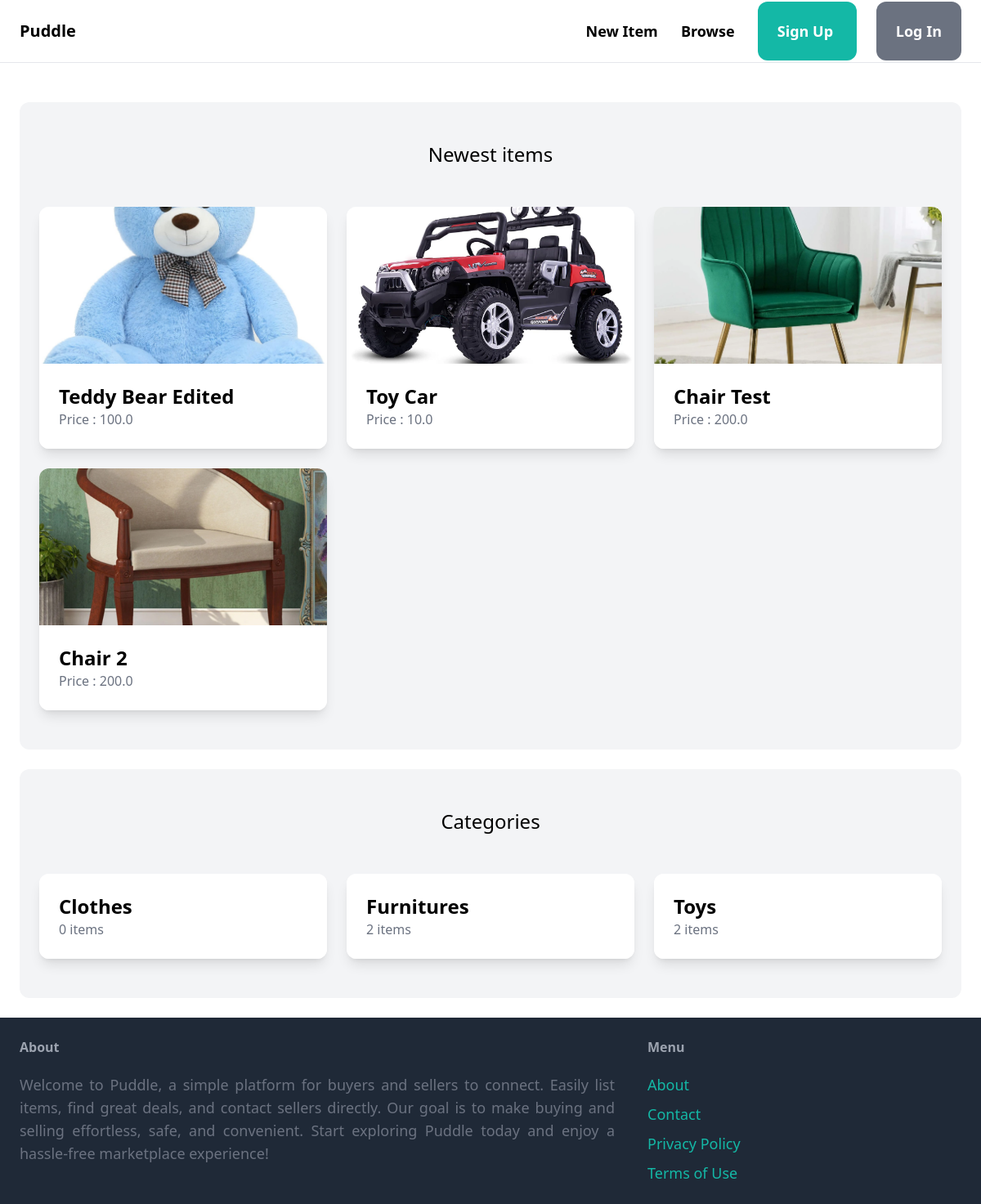
Before: / with the older database file.
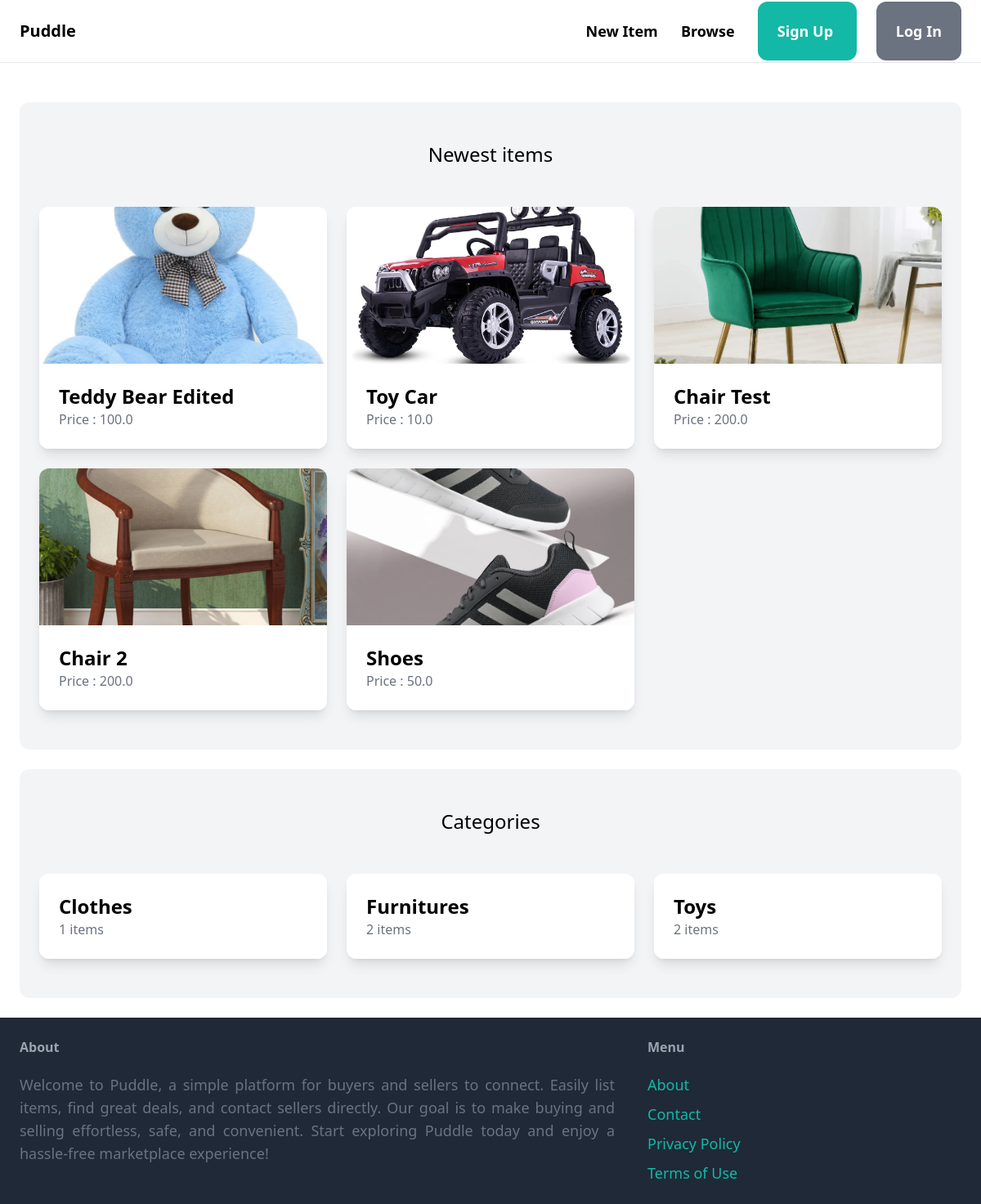
After: the same page with the newer database file.
### item/models.py (models this page shows, shortened)
class Item(models.Model):
    category = models.ForeignKey(Category,related_name='items',on_delete=models.CASCADE)
    name = models.CharField(max_length=255)
    description = models.TextField(blank=True, null=True)
    price = models.FloatField()
    image = models.ImageField(upload_to='item_images',blank=True,null=True)
    is_sold = models.BooleanField(default=False)
    created_by = models.ForeignKey(User,related_name='items',on_delete=models.CASCADE)
    created_at = models.DateTimeField(auto_now_add=True)

class Category(models.Model):
    name = models.CharField(max_length=255)
    class Meta:
        ordering = ('name',)
        verbose_name_plural = 'Categories'

### core/views.py (the view)
# urls.py: path('',views.index,name='index'),
def index(request):
    items = Item.objects.filter(is_sold=False)[0:6]
    categories = Category.objects.all()
    return render(request,'core/index.html' , {'items':items , 'categories' :categories})

### core/templates/core/index.html (shortened to what this page needs)
{%extends "core/base.html" %}
{% block content %}
    <div class='mt-6 px-6 py-12 bg-gray-100 rounded-xl'>
        <h2 class='mb-12 text-2xl text-center'>Newest items</h2>
        <div class='grid grid-cols-1 sm:grid-cols-2 md:grid-cols-3 gap-6'>
            {% for item in items %}
                <div class="bg-white rounded-xl overflow-hidden shadow-lg">
                    <a href='/items/{{item.id}}'>
                        <div>
                            <img src='{{item.image.url}}' class='w-full h-48 object-cover'>
                        </div>
                        <div class='p-6 bg-white'>
                            <h2 class='text-2xl font-bold'>{{item.name}}</h2>
                            <p class='text-gray-500'>Price : {{item.price}}</p>
                        </div>
                    </a>
                </div>
            {% endfor %}
        </div>
    </div>
    <div class='mt-6 px-6 py-12 bg-gray-100 rounded-xl'>
        <h2 class='mb-12 text-2xl text-center'>Categories</h2>
        <div class='grid grid-cols-1 sm:grid-cols-2 md:grid-cols-3 gap-6'>
            {%for category in categories%}
                <div class="bg-white rounded-xl overflow-hidden shadow-lg">
                    <a href='#'>
                        <div class='p-6 bg-white'>
                            <h2 class='text-2xl font-bold'>{{category.name}}</h2>
                            <p class='text-gray-500'>{{category.items.count}} items</p>
                        </div>
                    </a>
                </div>
            {%endfor%}
        </div>
    </div>
{% endblock %}

### core/templates/core/base.html (shortened to what this page needs)
<!DOCTYPE html>
<html lang="en">
  <head>
    <script src="https://cdn.tailwindcss.com"></script>
  </head>
  <body>
    <nav class = 'px-6 py-6 flex justify-between items center border-b border-gray-200'>
        <a href='/' class='text-xl font-semibold'>Puddle</a>
        <div class = "space-x-6">
            <a href='/items/new' class='text-lg font-semibold hover:text-gray-500'>New Item</a>
            <a href="{%url 'item:items' %}" class='text-lg font-semibold hover:text-gray-500'>Browse</a>
            {%if request.user.is_authenticated%}
                <a href='#' class='px-6 py-6 text-lg font-semibold bg-teal-500 text-white rounded-xl  hover:bg-teal-700'>Inbox</a>
                <a href={% url 'dashboard:index' %} class='px-6 py-6 text-lg font-semibold bg-gray-500 text-white rounded-xl  hover:bg-gray-700'>Dashboard</a>
            {%else%}
                <a href={%url 'core:signup' %} class='px-6 py-6 text-lg font-semibold bg-teal-500 text-white rounded-xl  hover:bg-teal-700'>Sign Up </a>
                <a href={%url 'core:login' %} class='px-6 py-6 text-lg font-semibold bg-gray-500 text-white rounded-xl  hover:bg-gray-700'>Log In </a>
            {% endif %}
        </div>
    </nav>
    <div class="px-6 py-6">
        {% block content %}
        {% endblock %}
    </div>
    <footer class  = 'py-6 px-6 flex justify-between bg-gray-800'>
        <div class = 'w-2/3 pr-10'>
            <h3 class='mb-5 font-semibold text-gray-400'>About</h3>
            <p class='text-lg text-gray-500' style="text-align: justify;">
                Welcome to Puddle, a simple platform for buyers and sellers to connect. Easily list items, find great deals, and contact sellers directly. Our goal is to make buying and selling effortless, safe, and convenient.
                Start exploring Puddle today and enjoy a hassle-free marketplace experience!
              </p>
        </div>
        <div class = 'w-1/3'>
            <h3 class='mb-5 font-semibold text-gray-400'>Menu</h3>
            <ul class = 'space-y-2'>
                <li><a href='#' class='text-lg text-teal-500 hover:text-teal-700'>About</a></li>
                <li><a href='/contact' class='text-lg text-teal-500 hover:text-teal-700'>Contact</a></li>
                <li><a href='#' class='text-lg text-teal-500 hover:text-teal-700'>Privacy Policy</a></li>
                <li><a href='#' class='text-lg text-teal-500 hover:text-teal-700'>Terms of Use </a></li>
            </ul>
        </div>
    </footer>
  </body>
</html>

Changed rows visible on the page:
added Item: image (picture), name "Shoes", price "50.0"
computed for Category "Clothes": items.count "0" → "1"
